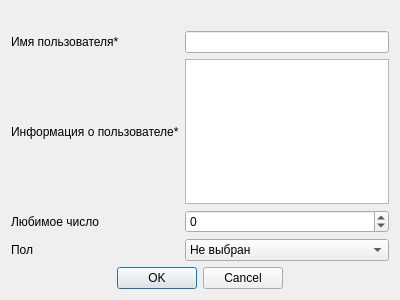
<?xml version="1.0" encoding="UTF-8"?>
<ui version="4.0">
 <class>UpdateUserDialog</class>
 <widget class="QDialog" name="UpdateUserDialog">
  <property name="geometry">
   <rect>
    <x>0</x>
    <y>0</y>
    <width>400</width>
    <height>300</height>
   </rect>
  </property>
  <property name="windowTitle">
   <string>Обновить данные пользователя</string>
  </property>
  <layout class="QGridLayout" name="gridLayout">
   <item row="2" column="0">
    <widget class="QLabel" name="labelUserInfo">
     <property name="text">
      <string>Информация о пользователе*</string>
     </property>
    </widget>
   </item>
   <item row="1" column="0">
    <widget class="QLabel" name="labelUserName">
     <property name="text">
      <string>Имя пользователя*</string>
     </property>
    </widget>
   </item>
   <item row="0" column="0">
    <widget class="QLabel" name="labelUserChosen">
     <property name="text">
      <string/>
     </property>
    </widget>
   </item>
   <item row="1" column="1">
    <widget class="QLineEdit" name="lineEditUserName">
     <property name="whatsThis">
      <string>&lt;html&gt;&lt;head/&gt;&lt;body&gt;&lt;p&gt;Имя пользователя может состоять только из букв, цифр и знака подчеркивания. Его длина должна быть от 3 до 30 символов.&lt;/p&gt;&lt;/body&gt;&lt;/html&gt;</string>
     </property>
    </widget>
   </item>
   <item row="2" column="1">
    <widget class="QTextEdit" name="textEditUserInfo"/>
   </item>
   <item row="5" column="0" colspan="2">
    <widget class="QDialogButtonBox" name="buttonBox">
     <property name="orientation">
      <enum>Qt::Horizontal</enum>
     </property>
     <property name="standardButtons">
      <set>QDialogButtonBox::Cancel|QDialogButtonBox::Ok</set>
     </property>
     <property name="centerButtons">
      <bool>true</bool>
     </property>
    </widget>
   </item>
   <item row="3" column="0">
    <widget class="QLabel" name="labelFavNum">
     <property name="text">
      <string>Любимое число</string>
     </property>
    </widget>
   </item>
   <item row="4" column="0">
    <widget class="QLabel" name="labelGender">
     <property name="text">
      <string>Пол</string>
     </property>
    </widget>
   </item>
   <item row="3" column="1">
    <widget class="QSpinBox" name="spinBoxFavNum">
     <property name="minimum">
      <number>-1000000000</number>
     </property>
     <property name="maximum">
      <number>1000000000</number>
     </property>
    </widget>
   </item>
   <item row="4" column="1">
    <widget class="QComboBox" name="comboBoxGender">
     <item>
      <property name="text">
       <string>Не выбран</string>
      </property>
     </item>
     <item>
      <property name="text">
       <string>Мужской</string>
      </property>
     </item>
     <item>
      <property name="text">
       <string>Женский</string>
      </property>
     </item>
    </widget>
   </item>
  </layout>
 </widget>
 <resources/>
 <connections>
  <connection>
   <sender>buttonBox</sender>
   <signal>accepted()</signal>
   <receiver>UpdateUserDialog</receiver>
   <slot>accept()</slot>
   <hints>
    <hint type="sourcelabel">
     <x>248</x>
     <y>254</y>
    </hint>
    <hint type="destinationlabel">
     <x>157</x>
     <y>274</y>
    </hint>
   </hints>
  </connection>
  <connection>
   <sender>buttonBox</sender>
   <signal>rejected()</signal>
   <receiver>UpdateUserDialog</receiver>
   <slot>reject()</slot>
   <hints>
    <hint type="sourcelabel">
     <x>316</x>
     <y>260</y>
    </hint>
    <hint type="destinationlabel">
     <x>286</x>
     <y>274</y>
    </hint>
   </hints>
  </connection>
 </connections>
</ui>
